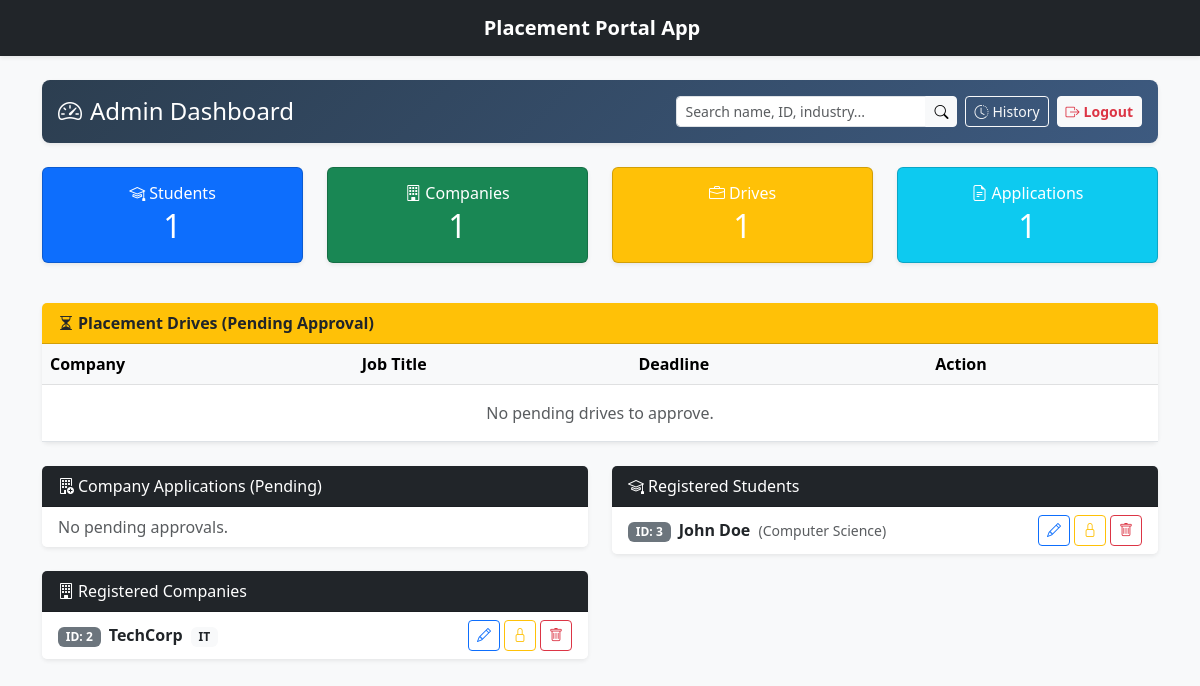
The page /admin_dashboard (signed in) on the database as committed earlier.
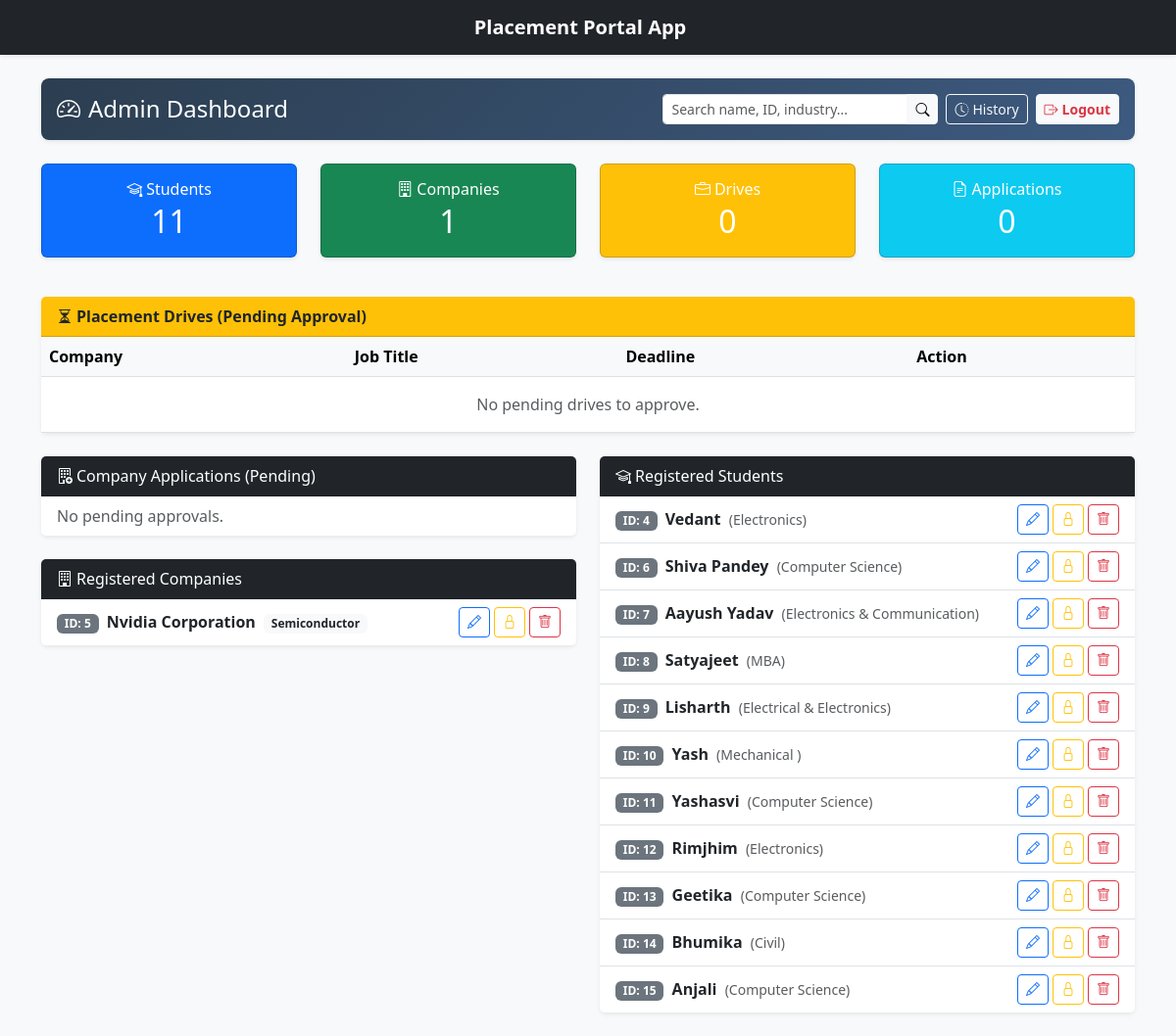
The same page on the database as committed later.
### models.py (models this page shows)
class User(db.Model, UserMixin):
    id = db.Column(db.Integer, primary_key=True)
    username = db.Column(db.String(150), unique=True, nullable=False)
    password = db.Column(db.String(150), nullable=False)
    role = db.Column(db.String(50), nullable=False)
    name = db.Column(db.String(150), nullable=True)
    department = db.Column(db.String(150), nullable=True)
    resume_filename = db.Column(db.String(255), nullable=True)
    company_name = db.Column(db.String(150), nullable=True)
    hr_contact = db.Column(db.String(150), nullable=True)
    website = db.Column(db.String(255), nullable=True)
    industry = db.Column(db.String(150), nullable=True)
    is_approved = db.Column(db.Boolean, default=False)
    is_blacklisted = db.Column(db.Boolean, default=False)

### app.py (the view)
@app.route('/admin_dashboard')
@login_required
def admin_dashboard():
    if current_user.role != 'admin':
        flash('Access denied: Admins only.', 'danger')
        return redirect(url_for('login'))
    total_students = User.query.filter_by(role='student').count()
    total_companies = User.query.filter_by(role='company').count()
    total_drives = Drive.query.count()
    total_applications = Application.query.count()
    pending_companies = User.query.filter_by(role='company', is_approved=False).all()
    pending_drives = Drive.query.filter_by(status='Pending').all()
    search_query = request.args.get('search', '')
    if search_query:
        if search_query.isdigit():
            approved_companies = User.query.filter_by(role='company', is_approved=True, id=int(search_query)).all()
            students = User.query.filter_by(role='student', id=int(search_query)).all()
        else:
            approved_companies = User.query.filter(
                User.role == 'company',
                User.is_approved == True,
                db.or_(
                    User.company_name.ilike(f'%{search_query}%'),
                    User.industry.ilike(f'%{search_query}%'),
                    User.hr_contact.ilike(f'%{search_query}%')
                )
            ).all()
            students = User.query.filter(
                User.role == 'student',
                db.or_(
                    User.name.ilike(f'%{search_query}%'),
                    User.username.ilike(f'%{search_query}%')
                )
            ).all()
    else:
        approved_companies = User.query.filter_by(role='company', is_approved=True).all()
        students = User.query.filter_by(role='student').all()
    return render_template('admin_dashboard.html',
                           stats={'students': total_students, 'companies': total_companies,
                                  'drives': total_drives, 'apps': total_applications},
                           pending_companies=pending_companies,
                           approved_companies=approved_companies,
                           students=students,
                           pending_drives=pending_drives,
                           search_query=search_query)

### app.py (called while the page is built)
@login_manager.user_loader
def load_user(user_id):
    return User.query.get(int(user_id))

### templates/admin_dashboard.html (shortened to what this page needs)
{% extends 'base.html' %}
{% block content %}
<div class="text-white rounded-3 p-3 mb-4 shadow-sm" style="background: linear-gradient(135deg, #2c3e50, #3d5a80);">
    <div class="d-flex justify-content-between align-items-center">
        <h4 class="m-0"><i class="bi bi-speedometer2 me-2"></i>Admin Dashboard</h4>
        <div class="d-flex align-items-center gap-2">
            <form class="d-flex" method="GET" action="{{ url_for('admin_dashboard') }}">
                <div class="input-group">
                    <input class="form-control form-control-sm" type="search" placeholder="Search name, ID, industry..."
                        name="search" value="{{ search_query }}" style="min-width: 250px;">
                    <button class="btn btn-light btn-sm" type="submit"><i class="bi bi-search"></i></button>
                </div>
            </form>
            <a href="{{ url_for('admin_history') }}" class="btn btn-outline-light btn-sm"><i
                    class="bi bi-clock-history me-1"></i>History</a>
            <a href="{{ url_for('logout') }}" class="btn btn-light text-danger btn-sm fw-bold"><i
                    class="bi bi-box-arrow-right me-1"></i>Logout</a>
        </div>
    </div>
</div>
<div class="row mb-4 text-center">
    <div class="col-md-3">
        <div class="card text-white bg-primary mb-3 shadow-sm">
            <div class="card-body py-3">
                <h6 class="card-title mb-1"><i class="bi bi-mortarboard me-1"></i>Students</h6>
                <h2 class="mb-0">{{ stats.students }}</h2>
            </div>
        </div>
    </div>
    <div class="col-md-3">
        <div class="card text-white bg-success mb-3 shadow-sm">
            <div class="card-body py-3">
                <h6 class="card-title mb-1"><i class="bi bi-building me-1"></i>Companies</h6>
                <h2 class="mb-0">{{ stats.companies }}</h2>
            </div>
        </div>
    </div>
    <div class="col-md-3">
        <div class="card text-white bg-warning mb-3 shadow-sm">
            <div class="card-body py-3">
                <h6 class="card-title mb-1"><i class="bi bi-briefcase me-1"></i>Drives</h6>
                <h2 class="mb-0">{{ stats.drives }}</h2>
            </div>
        </div>
    </div>
    <div class="col-md-3">
        <div class="card text-white bg-info mb-3 shadow-sm">
            <div class="card-body py-3">
                <h6 class="card-title mb-1"><i class="bi bi-file-earmark-text me-1"></i>Applications</h6>
                <h2 class="mb-0">{{ stats.apps }}</h2>
            </div>
        </div>
    </div>
</div>
<div class="row mb-4">
    <div class="col-md-12">
        <div class="card border-0 shadow-sm">
            <div class="card-header bg-warning text-dark fw-bold"><i class="bi bi-hourglass-split me-1"></i>Placement
                Drives (Pending Approval)</div>
            <div class="card-body p-0">
                <table class="table table-hover mb-0">
                    <thead class="table-light">
                        <tr>
                            <th>Company</th>
                            <th>Job Title</th>
                            <th>Deadline</th>
                            <th>Action</th>
                        </tr>
                    </thead>
                    <tbody>
                        {% for drive in pending_drives %}
                        <tr>
                            <td>{{ drive.company.company_name }}</td>
                            <td>{{ drive.job_title }}</td>
                            <td>{{ drive.application_deadline }}</td>
                            <td>
                                <div class="d-flex gap-1">
                                    <form action="{{ url_for('approve_drive', drive_id=drive.id) }}" method="POST"
                                        class="m-0">
                                        <button type="submit" class="btn btn-sm btn-success"><i
                                                class="bi bi-check-lg"></i> Approve</button>
                                    </form>
                                    <form action="{{ url_for('reject_drive', drive_id=drive.id) }}" method="POST"
                                        class="m-0">
                                        <button type="submit" class="btn btn-sm btn-danger"><i class="bi bi-x-lg"></i>
                                            Reject</button>
                                    </form>
                                </div>
                            </td>
                        </tr>
                        {% else %}
                        <tr>
                            <td colspan="4" class="text-center text-muted py-3">No pending drives to approve.</td>
                        </tr>
                        {% endfor %}
                    </tbody>
                </table>
            </div>
        </div>
    </div>
</div>
<div class="row">
    <div class="col-md-6">
        <div class="card mb-4 border-0 shadow-sm">
            <div class="card-header bg-dark text-white"><i class="bi bi-building-add me-1"></i>Company Applications
                (Pending)</div>
            <ul class="list-group list-group-flush">
                {% for company in pending_companies %}
                <li class="list-group-item d-flex justify-content-between align-items-center">
                    {{ company.company_name }} ({{ company.username }})
                    <div class="d-flex gap-1">
                        <form action="{{ url_for('approve_company', company_id=company.id) }}" method="POST"
                            class="m-0">
                            <button type="submit" class="btn btn-sm btn-outline-success"><i class="bi bi-check-lg"></i>
                                Approve</button>
                        </form>
                        <form action="{{ url_for('reject_company', company_id=company.id) }}" method="POST" class="m-0">
                            <button type="submit" class="btn btn-sm btn-outline-danger"><i class="bi bi-x-lg"></i>
                                Reject</button>
                        </form>
                    </div>
                </li>
                {% else %}
                <li class="list-group-item text-muted">No pending approvals.</li>
                {% endfor %}
            </ul>
        </div>
        <div class="card mb-4 border-0 shadow-sm">
            <div class="card-header bg-dark text-white"><i class="bi bi-building me-1"></i>Registered Companies</div>
            <ul class="list-group list-group-flush">
                {% for company in approved_companies %}
                <li class="list-group-item d-flex justify-content-between align-items-center">
                    <div>
                        <span class="badge bg-secondary me-1">ID: {{ company.id }}</span>
                        <strong>{{ company.company_name }}</strong>
                        {% if company.industry %}<span class="badge bg-light text-dark ms-1">{{ company.industry
                            }}</span>{% endif %}
                    </div>
                    <div class="d-flex gap-1">
                        <a href="{{ url_for('admin_edit_user', user_id=company.id) }}"
                            class="btn btn-sm btn-outline-primary"><i class="bi bi-pencil"></i></a>
                        <form action="{{ url_for('toggle_blacklist', user_id=company.id) }}" method="POST" class="m-0">
                            {% if company.is_blacklisted %}
                            <button type="submit" class="btn btn-sm btn-warning" title="Un-Blacklist"><i
                                    class="bi bi-unlock"></i></button>
                            {% else %}
                            <button type="submit" class="btn btn-sm btn-outline-warning" title="Blacklist"><i
                                    class="bi bi-lock"></i></button>
                            {% endif %}
                        </form>
                        <form action="{{ url_for('delete_user', user_id=company.id) }}" method="POST" class="m-0"
                            onsubmit="return confirm('Are you sure you want to delete this company?');">
                            <button type="submit" class="btn btn-sm btn-outline-danger"><i
                                    class="bi bi-trash"></i></button>
                        </form>
                    </div>
                </li>
                {% else %}
                <li class="list-group-item text-muted">No approved companies yet.</li>
                {% endfor %}
            </ul>
        </div>
    </div>
    <div class="col-md-6">
        <div class="card mb-4 border-0 shadow-sm">
            <div class="card-header bg-dark text-white"><i class="bi bi-mortarboard me-1"></i>Registered Students</div>
            <ul class="list-group list-group-flush">
                {% for student in students %}
                <li class="list-group-item d-flex justify-content-between align-items-center">
                    <div>
                        <span class="badge bg-secondary me-1">ID: {{ student.id }}</span>
                        <strong>{{ student.name }}</strong>
                        <span class="text-muted small ms-1">({{ student.department }})</span>
                    </div>
                    <div class="d-flex gap-1">
                        <a href="{{ url_for('admin_edit_user', user_id=student.id) }}"
                            class="btn btn-sm btn-outline-primary"><i class="bi bi-pencil"></i></a>
                        <form action="{{ url_for('toggle_blacklist', user_id=student.id) }}" method="POST" class="m-0">
                            {% if student.is_blacklisted %}
                            <button type="submit" class="btn btn-sm btn-warning" title="Un-Blacklist"><i
                                    class="bi bi-unlock"></i></button>
                            {% else %}
                            <button type="submit" class="btn btn-sm btn-outline-warning" title="Blacklist"><i
                                    class="bi bi-lock"></i></button>
                            {% endif %}
                        </form>
                        <form action="{{ url_for('delete_user', user_id=student.id) }}" method="POST" class="m-0"
                            onsubmit="return confirm('Are you sure you want to delete this student?');">
                            <button type="submit" class="btn btn-sm btn-outline-danger"><i
                                    class="bi bi-trash"></i></button>
                        </form>
                    </div>
                </li>
                {% else %}
                <li class="list-group-item text-muted">No students registered yet.</li>
                {% endfor %}
            </ul>
        </div>
    </div>
</div>
{% endblock %}

### templates/base.html (shortened to what this page needs)
<!DOCTYPE html>
<html lang="en">
<head>
    <link href="https://cdn.jsdelivr.net/npm/bootstrap@5.3.0/dist/css/bootstrap.min.css" rel="stylesheet">
    <link href="https://cdn.jsdelivr.net/npm/bootstrap-icons@1.11.0/font/bootstrap-icons.css" rel="stylesheet">
</head>
<body class="bg-light">
    <nav class="navbar navbar-dark bg-dark shadow-sm">
        <div class="container justify-content-center">
            <a class="navbar-brand fw-bold text-center" href="{{ url_for('login') }}">
                Placement Portal App
            </a>
        </div>
    </nav>
    <div class="container mt-4">
        {% block content %}
        {% endblock %}
    </div>
</body>
</html>

Rows that differ between the two databases and show on the page:
removed User: id "2", company_name "TechCorp", industry "IT", is_blacklisted False (drawn), shown under "1"
removed User: id "3", name "John Doe", department "Computer Science", is_blacklisted False (drawn)
added User: id "5", company_name "Nvidia Corporation", industry "Semiconductor", is_blacklisted False (drawn), shown under "0"
added User: id "4", name "Vedant", department "Electronics", is_blacklisted False (drawn)
added User: id "6", name "Shiva Pandey", department "Computer Science", is_blacklisted False (drawn)
added User: id "7", name "Aayush Yadav", department "Electronics & Communication", is_blacklisted False (drawn)
added User: id "8", name "Satyajeet", department "MBA", is_blacklisted False (drawn)
added User: id "9", name "Lisharth", department "Electrical & Electronics", is_blacklisted False (drawn)
added User: id "10", name "Yash", department "Mechanical", is_blacklisted False (drawn)
added User: id "11", name "Yashasvi", department "Computer Science", is_blacklisted False (drawn)
added User: id "12", name "Rimjhim", department "Electronics", is_blacklisted False (drawn)
added User: id "13", name "Geetika", department "Computer Science", is_blacklisted False (drawn)
added User: id "14", name "Bhumika", department "Civil", is_blacklisted False (drawn)
added User: id "15", name "Anjali", department "Computer Science", is_blacklisted False (drawn)
Other text that changed with them:
{{ stats.students }}: "1" → "11"
{{ stats.drives }}: "1" → "0"
{{ stats.apps }}: "1" → "0"
